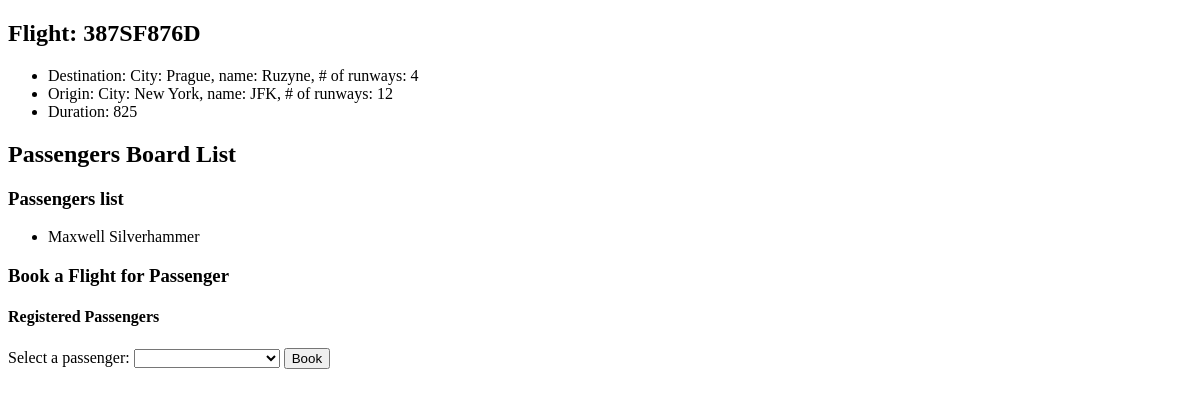
The page /flights/387SF876D on the database as committed earlier.
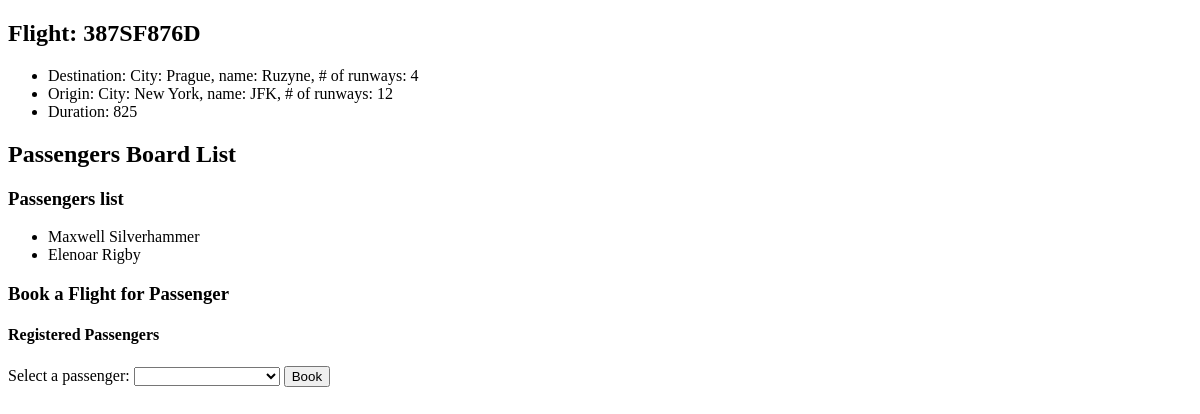
The same page on the database as committed later.
### flights/models.py (models this page shows, shortened)
class Flight(models.Model):
    flight_number = models.CharField(max_length=20)
    duration = models.IntegerField()
    origin = models.ForeignKey(Airport, on_delete=models.CASCADE, related_name='flight_airport_origin')
    destination = models.ForeignKey(Airport, on_delete=models.CASCADE, related_name='flight_airport_destination')

class Airport(models.Model):
    city = models.CharField(max_length=128)
    airport_name = models.CharField(max_length=128)
    number_of_runways = models.IntegerField()
    def __str__(self):
        return f"City: {self.city}, name: {self.airport_name}, # of runways: {self.number_of_runways}"

class Passenger(models.Model):
    first_name = models.CharField(max_length=64)
    last_name = models.CharField(max_length=64, default="")
    flights = models.ManyToManyField(Flight, blank=True, related_name='passengers')
    def __str__(self):
        return f"{ self.first_name } { self.last_name }"

### flights/views.py (the view)
# urls.py: path('<str:flight_number>', views.flight, name='flight_detail'),
def flight(request, flight_number):
    filtered_flight = Flight.objects.filter(flight_number=flight_number).first()
    return render(request, 'flights/flight-detail.html',
                  {
                      'flight': filtered_flight,
                      'flight_passengers': filtered_flight.passengers.all(),
                      'passengers': Passenger.objects.exclude(flights=filtered_flight).all()
                  })

### templates/flights/flight-detail.html (shortened to what this page needs)
{% extends 'flights/../base.html' %}
{% block main_content %}
    <h2>Flight: {{ flight.flight_number }}</h2>
    <ul>
        <li>Destination: {{ flight.destination }}</li>
        <li>Origin: {{ flight.origin }}</li>
        <li>Duration: {{ flight.duration }}</li>
    </ul>
    <h2>Passengers Board List</h2>
    <h3>Passengers list</h3>
    <ul>
    {% for passenger in flight_passengers %}
        <li>{{ passenger }}</li>
    {% endfor %}
    </ul>
    <h3>Book a Flight for Passenger</h3>
    <h4>Registered Passengers</h4>
    <form method="POST" action={% url 'flights:book_flight' flight.flight_number %}>
        <label>
            Select a passenger:
            <select name="passenger_id">
            </select>
        </label>
        <input type="submit" value="Book">
    </form>
{% endblock %}

### templates/base.html (shortened to what this page needs)
<!DOCTYPE html>
<html lang="en">
<head>
</head>
<body>
    {% block main_content %}
    {% endblock %}
</body>
</html>

Rows that differ between the two databases and show on the page:
added Passenger: first_name+last_name "Elenoar Rigby"
